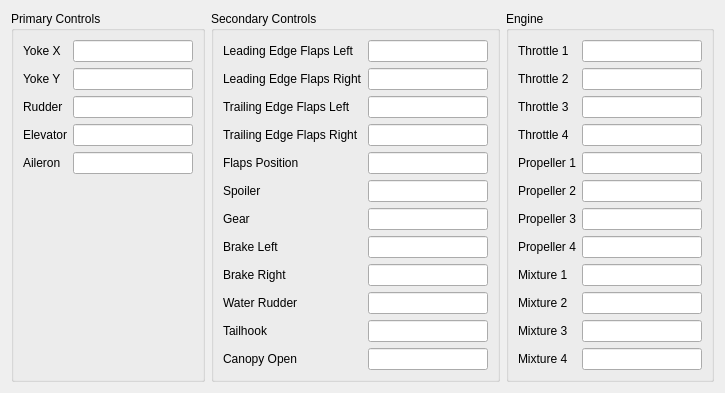
<?xml version="1.0" encoding="UTF-8"?>
<ui version="4.0">
 <class>ControlVariablesWidget</class>
 <widget class="QWidget" name="ControlVariablesWidget">
  <property name="geometry">
   <rect>
    <x>0</x>
    <y>0</y>
    <width>696</width>
    <height>388</height>
   </rect>
  </property>
  <property name="windowTitle">
   <string>Form</string>
  </property>
  <layout class="QGridLayout" name="gridLayout">
   <item row="0" column="0">
    <widget class="QGroupBox" name="groupBox_8">
     <property name="minimumSize">
      <size>
       <width>0</width>
       <height>0</height>
      </size>
     </property>
     <property name="title">
      <string>Primary Controls</string>
     </property>
     <layout class="QFormLayout" name="formLayout_3">
      <item row="0" column="0">
       <widget class="QLabel" name="label_55">
        <property name="text">
         <string>Yoke X</string>
        </property>
       </widget>
      </item>
      <item row="0" column="1">
       <widget class="QLineEdit" name="yokeXLineEdit">
        <property name="minimumSize">
         <size>
          <width>80</width>
          <height>0</height>
         </size>
        </property>
        <property name="readOnly">
         <bool>true</bool>
        </property>
       </widget>
      </item>
      <item row="1" column="0">
       <widget class="QLabel" name="label_56">
        <property name="text">
         <string>Yoke Y</string>
        </property>
       </widget>
      </item>
      <item row="1" column="1">
       <widget class="QLineEdit" name="yokeYLineEdit">
        <property name="minimumSize">
         <size>
          <width>120</width>
          <height>0</height>
         </size>
        </property>
        <property name="readOnly">
         <bool>true</bool>
        </property>
       </widget>
      </item>
      <item row="2" column="0">
       <widget class="QLabel" name="label_57">
        <property name="text">
         <string>Rudder</string>
        </property>
       </widget>
      </item>
      <item row="2" column="1">
       <widget class="QLineEdit" name="rudderLineEdit">
        <property name="minimumSize">
         <size>
          <width>120</width>
          <height>0</height>
         </size>
        </property>
        <property name="readOnly">
         <bool>true</bool>
        </property>
       </widget>
      </item>
      <item row="3" column="0">
       <widget class="QLabel" name="label_58">
        <property name="text">
         <string>Elevator</string>
        </property>
       </widget>
      </item>
      <item row="3" column="1">
       <widget class="QLineEdit" name="elevatorLineEdit">
        <property name="minimumSize">
         <size>
          <width>120</width>
          <height>0</height>
         </size>
        </property>
        <property name="readOnly">
         <bool>true</bool>
        </property>
       </widget>
      </item>
      <item row="4" column="0">
       <widget class="QLabel" name="label_59">
        <property name="text">
         <string>Aileron</string>
        </property>
       </widget>
      </item>
      <item row="4" column="1">
       <widget class="QLineEdit" name="aileronLineEdit">
        <property name="minimumSize">
         <size>
          <width>120</width>
          <height>0</height>
         </size>
        </property>
        <property name="readOnly">
         <bool>true</bool>
        </property>
       </widget>
      </item>
     </layout>
    </widget>
   </item>
   <item row="0" column="1">
    <widget class="QGroupBox" name="groupBox_7">
     <property name="minimumSize">
      <size>
       <width>0</width>
       <height>0</height>
      </size>
     </property>
     <property name="title">
      <string>Secondary Controls</string>
     </property>
     <layout class="QFormLayout" name="formLayout_2">
      <item row="0" column="0">
       <widget class="QLabel" name="label_40">
        <property name="text">
         <string>Leading Edge Flaps Left</string>
        </property>
       </widget>
      </item>
      <item row="0" column="1">
       <widget class="QLineEdit" name="leadingEdgeFlapsLeftLineEdit">
        <property name="minimumSize">
         <size>
          <width>120</width>
          <height>0</height>
         </size>
        </property>
        <property name="readOnly">
         <bool>true</bool>
        </property>
       </widget>
      </item>
      <item row="1" column="0">
       <widget class="QLabel" name="label_41">
        <property name="text">
         <string>Leading Edge Flaps Right</string>
        </property>
       </widget>
      </item>
      <item row="1" column="1">
       <widget class="QLineEdit" name="leadingEdgeFlapsRightLineEdit">
        <property name="minimumSize">
         <size>
          <width>120</width>
          <height>0</height>
         </size>
        </property>
        <property name="readOnly">
         <bool>true</bool>
        </property>
       </widget>
      </item>
      <item row="2" column="0">
       <widget class="QLabel" name="label_42">
        <property name="text">
         <string>Trailing Edge Flaps Left</string>
        </property>
       </widget>
      </item>
      <item row="2" column="1">
       <widget class="QLineEdit" name="trailingEdgeFlapsLeftLineEdit">
        <property name="minimumSize">
         <size>
          <width>120</width>
          <height>0</height>
         </size>
        </property>
        <property name="readOnly">
         <bool>true</bool>
        </property>
       </widget>
      </item>
      <item row="3" column="0">
       <widget class="QLabel" name="label_43">
        <property name="text">
         <string>Trailing Edge Flaps Right</string>
        </property>
       </widget>
      </item>
      <item row="3" column="1">
       <widget class="QLineEdit" name="trailingEdgeFlapsRightLineEdit">
        <property name="minimumSize">
         <size>
          <width>120</width>
          <height>0</height>
         </size>
        </property>
        <property name="readOnly">
         <bool>true</bool>
        </property>
       </widget>
      </item>
      <item row="4" column="0">
       <widget class="QLabel" name="label_38">
        <property name="text">
         <string>Flaps Position</string>
        </property>
       </widget>
      </item>
      <item row="4" column="1">
       <widget class="QLineEdit" name="flapsPositionLineEdit">
        <property name="minimumSize">
         <size>
          <width>120</width>
          <height>0</height>
         </size>
        </property>
        <property name="readOnly">
         <bool>true</bool>
        </property>
       </widget>
      </item>
      <item row="5" column="0">
       <widget class="QLabel" name="label_37">
        <property name="text">
         <string>Spoiler</string>
        </property>
       </widget>
      </item>
      <item row="5" column="1">
       <widget class="QLineEdit" name="spoilerLineEdit">
        <property name="minimumSize">
         <size>
          <width>120</width>
          <height>0</height>
         </size>
        </property>
        <property name="readOnly">
         <bool>true</bool>
        </property>
       </widget>
      </item>
      <item row="6" column="0">
       <widget class="QLabel" name="label_39">
        <property name="text">
         <string>Gear</string>
        </property>
       </widget>
      </item>
      <item row="6" column="1">
       <widget class="QLineEdit" name="gearLineEdit">
        <property name="minimumSize">
         <size>
          <width>120</width>
          <height>0</height>
         </size>
        </property>
        <property name="readOnly">
         <bool>true</bool>
        </property>
       </widget>
      </item>
      <item row="7" column="0">
       <widget class="QLabel" name="label_45">
        <property name="text">
         <string>Brake Left</string>
        </property>
       </widget>
      </item>
      <item row="7" column="1">
       <widget class="QLineEdit" name="brakeLeftLineEdit">
        <property name="minimumSize">
         <size>
          <width>120</width>
          <height>0</height>
         </size>
        </property>
        <property name="readOnly">
         <bool>true</bool>
        </property>
       </widget>
      </item>
      <item row="8" column="0">
       <widget class="QLabel" name="label_46">
        <property name="text">
         <string>Brake Right</string>
        </property>
       </widget>
      </item>
      <item row="8" column="1">
       <widget class="QLineEdit" name="brakeRightLineEdit">
        <property name="minimumSize">
         <size>
          <width>120</width>
          <height>0</height>
         </size>
        </property>
        <property name="readOnly">
         <bool>true</bool>
        </property>
       </widget>
      </item>
      <item row="9" column="0">
       <widget class="QLabel" name="label_44">
        <property name="text">
         <string>Water Rudder</string>
        </property>
       </widget>
      </item>
      <item row="9" column="1">
       <widget class="QLineEdit" name="waterRudderLineEdit">
        <property name="minimumSize">
         <size>
          <width>120</width>
          <height>0</height>
         </size>
        </property>
        <property name="readOnly">
         <bool>true</bool>
        </property>
       </widget>
      </item>
      <item row="10" column="0">
       <widget class="QLabel" name="label_60">
        <property name="text">
         <string>Tailhook</string>
        </property>
       </widget>
      </item>
      <item row="10" column="1">
       <widget class="QLineEdit" name="tailhookLineEdit">
        <property name="minimumSize">
         <size>
          <width>120</width>
          <height>0</height>
         </size>
        </property>
        <property name="readOnly">
         <bool>true</bool>
        </property>
       </widget>
      </item>
      <item row="11" column="0">
       <widget class="QLabel" name="label_61">
        <property name="text">
         <string>Canopy Open</string>
        </property>
       </widget>
      </item>
      <item row="11" column="1">
       <widget class="QLineEdit" name="canopyOpenLineEdit">
        <property name="minimumSize">
         <size>
          <width>120</width>
          <height>0</height>
         </size>
        </property>
        <property name="text">
         <string/>
        </property>
        <property name="readOnly">
         <bool>true</bool>
        </property>
       </widget>
      </item>
     </layout>
    </widget>
   </item>
   <item row="0" column="2">
    <widget class="QGroupBox" name="groupBox">
     <property name="minimumSize">
      <size>
       <width>0</width>
       <height>0</height>
      </size>
     </property>
     <property name="title">
      <string>Engine</string>
     </property>
     <layout class="QFormLayout" name="formLayout">
      <property name="sizeConstraint">
       <enum>QLayout::SetMinimumSize</enum>
      </property>
      <item row="0" column="0">
       <widget class="QLabel" name="label_33">
        <property name="text">
         <string>Throttle 1</string>
        </property>
       </widget>
      </item>
      <item row="0" column="1">
       <widget class="QLineEdit" name="throttle1LineEdit">
        <property name="minimumSize">
         <size>
          <width>80</width>
          <height>0</height>
         </size>
        </property>
        <property name="readOnly">
         <bool>true</bool>
        </property>
       </widget>
      </item>
      <item row="1" column="0">
       <widget class="QLabel" name="label_34">
        <property name="text">
         <string>Throttle 2</string>
        </property>
       </widget>
      </item>
      <item row="1" column="1">
       <widget class="QLineEdit" name="throttle2LineEdit">
        <property name="minimumSize">
         <size>
          <width>120</width>
          <height>0</height>
         </size>
        </property>
        <property name="readOnly">
         <bool>true</bool>
        </property>
       </widget>
      </item>
      <item row="2" column="0">
       <widget class="QLabel" name="label_35">
        <property name="text">
         <string>Throttle 3</string>
        </property>
       </widget>
      </item>
      <item row="2" column="1">
       <widget class="QLineEdit" name="throttle3LineEdit">
        <property name="minimumSize">
         <size>
          <width>120</width>
          <height>0</height>
         </size>
        </property>
        <property name="readOnly">
         <bool>true</bool>
        </property>
       </widget>
      </item>
      <item row="3" column="0">
       <widget class="QLabel" name="label_36">
        <property name="text">
         <string>Throttle 4</string>
        </property>
       </widget>
      </item>
      <item row="3" column="1">
       <widget class="QLineEdit" name="throttle4LineEdit">
        <property name="minimumSize">
         <size>
          <width>120</width>
          <height>0</height>
         </size>
        </property>
        <property name="readOnly">
         <bool>true</bool>
        </property>
       </widget>
      </item>
      <item row="4" column="0">
       <widget class="QLabel" name="label_47">
        <property name="text">
         <string>Propeller 1</string>
        </property>
       </widget>
      </item>
      <item row="4" column="1">
       <widget class="QLineEdit" name="propeller1LineEdit">
        <property name="minimumSize">
         <size>
          <width>120</width>
          <height>0</height>
         </size>
        </property>
        <property name="readOnly">
         <bool>true</bool>
        </property>
       </widget>
      </item>
      <item row="5" column="0">
       <widget class="QLabel" name="label_48">
        <property name="text">
         <string>Propeller 2</string>
        </property>
       </widget>
      </item>
      <item row="5" column="1">
       <widget class="QLineEdit" name="propeller2LineEdit">
        <property name="minimumSize">
         <size>
          <width>120</width>
          <height>0</height>
         </size>
        </property>
        <property name="readOnly">
         <bool>true</bool>
        </property>
       </widget>
      </item>
      <item row="6" column="0">
       <widget class="QLabel" name="label_49">
        <property name="text">
         <string>Propeller 3</string>
        </property>
       </widget>
      </item>
      <item row="6" column="1">
       <widget class="QLineEdit" name="propeller3LineEdit">
        <property name="minimumSize">
         <size>
          <width>120</width>
          <height>0</height>
         </size>
        </property>
        <property name="readOnly">
         <bool>true</bool>
        </property>
       </widget>
      </item>
      <item row="7" column="0">
       <widget class="QLabel" name="label_50">
        <property name="text">
         <string>Propeller 4</string>
        </property>
       </widget>
      </item>
      <item row="7" column="1">
       <widget class="QLineEdit" name="propeller4LineEdit">
        <property name="minimumSize">
         <size>
          <width>120</width>
          <height>0</height>
         </size>
        </property>
        <property name="readOnly">
         <bool>true</bool>
        </property>
       </widget>
      </item>
      <item row="8" column="0">
       <widget class="QLabel" name="label_51">
        <property name="text">
         <string>Mixture 1</string>
        </property>
       </widget>
      </item>
      <item row="8" column="1">
       <widget class="QLineEdit" name="mixture1LineEdit">
        <property name="minimumSize">
         <size>
          <width>120</width>
          <height>0</height>
         </size>
        </property>
        <property name="readOnly">
         <bool>true</bool>
        </property>
       </widget>
      </item>
      <item row="9" column="0">
       <widget class="QLabel" name="label_52">
        <property name="text">
         <string>Mixture 2</string>
        </property>
       </widget>
      </item>
      <item row="9" column="1">
       <widget class="QLineEdit" name="mixture2LineEdit">
        <property name="minimumSize">
         <size>
          <width>120</width>
          <height>0</height>
         </size>
        </property>
        <property name="readOnly">
         <bool>true</bool>
        </property>
       </widget>
      </item>
      <item row="10" column="0">
       <widget class="QLabel" name="label_53">
        <property name="text">
         <string>Mixture 3</string>
        </property>
       </widget>
      </item>
      <item row="10" column="1">
       <widget class="QLineEdit" name="mixture3LineEdit">
        <property name="minimumSize">
         <size>
          <width>120</width>
          <height>0</height>
         </size>
        </property>
        <property name="readOnly">
         <bool>true</bool>
        </property>
       </widget>
      </item>
      <item row="11" column="0">
       <widget class="QLabel" name="label_54">
        <property name="text">
         <string>Mixture 4</string>
        </property>
       </widget>
      </item>
      <item row="11" column="1">
       <widget class="QLineEdit" name="mixture4LineEdit">
        <property name="minimumSize">
         <size>
          <width>120</width>
          <height>0</height>
         </size>
        </property>
        <property name="readOnly">
         <bool>true</bool>
        </property>
       </widget>
      </item>
     </layout>
    </widget>
   </item>
  </layout>
 </widget>
 <resources/>
 <connections/>
</ui>
